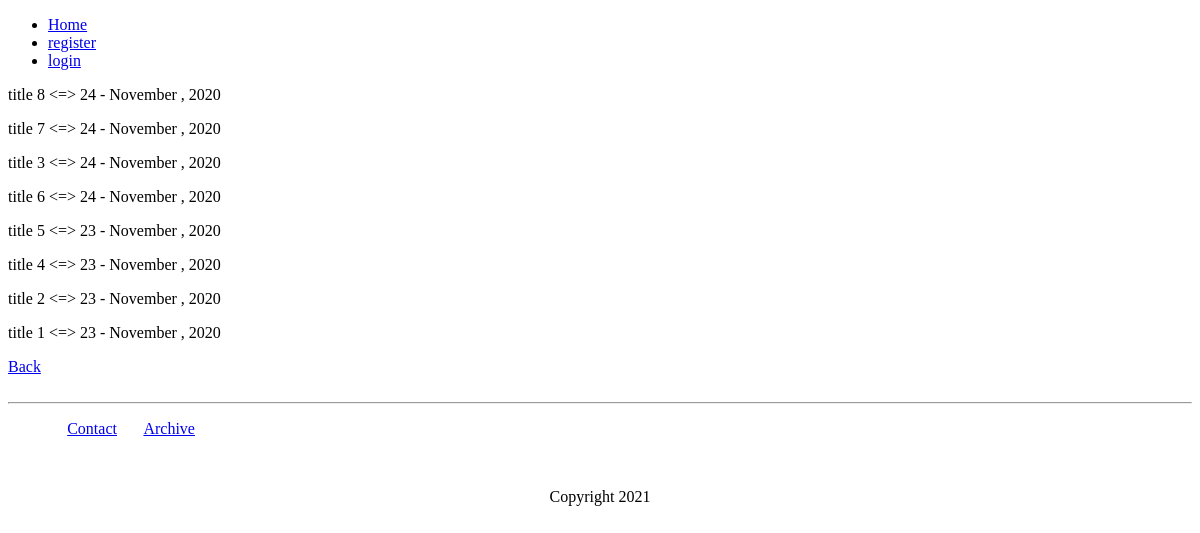
Before: /archive/ with the older database file.
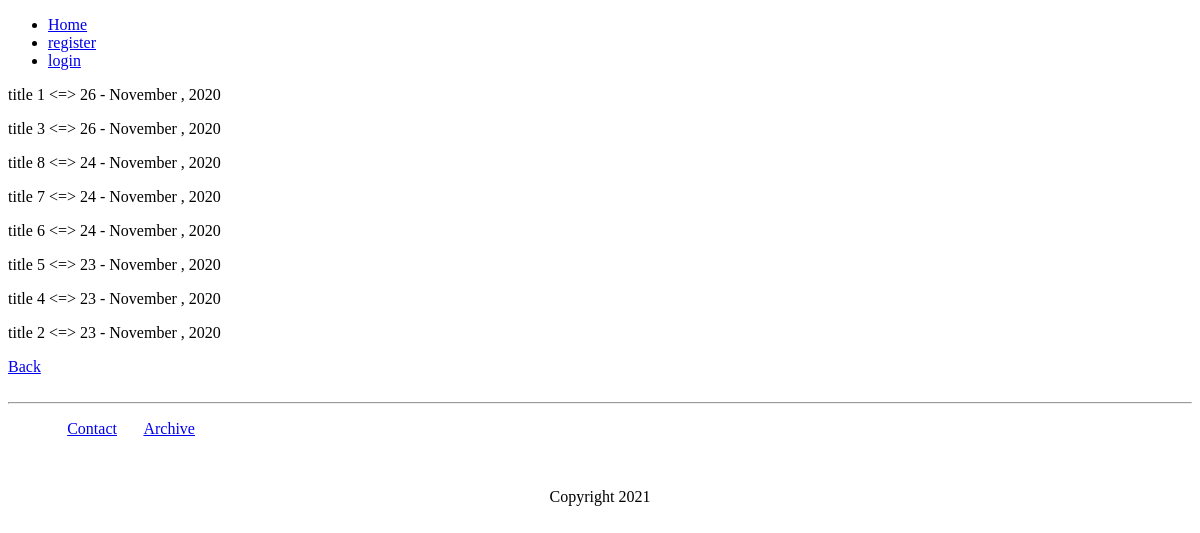
After: the same page with the newer database file.
### core/models.py (models this page shows, shortened)
class Blog(models.Model):
    blog_title     = models.CharField(max_length=350, verbose_name='Title', unique=True)
    blog_slug      = models.SlugField(max_length=350)
    blog_title_tag = models.CharField(max_length=350, verbose_name='Title Tag')
    blog_body      = models.TextField(verbose_name='Body')
    blog_author   = models.ForeignKey(User, on_delete=models.SET_NULL, blank=True, null=True, verbose_name='Author')
    blog_category = models.ForeignKey(Category, on_delete=models.CASCADE, default=1)
    blog_like     = models.ManyToManyField(User, related_name='blog_like')
    blog_published = models.DateTimeField(auto_now_add=True)
    blog_updated   = models.DateTimeField(auto_now=True)
    class Meta:
        verbose_name_plural = 'Blogs'
    def is_updated(self):
        state = False
        if self.blog_published == self.blog_updated:
            return self.blog_published
        else:
            return self.blog_updated

### core/views.py (the view)
# urls.py: path('archive/', ArticleIndexView.as_view(template_name='blog-archive.html'), name='blog-archive'),
class ArticleIndexView(ArchiveIndexView):
    model = Blog
    if Blog.blog_published != Blog.blog_updated:
        date_field = 'blog_updated'
    else:
        date_field = 'blog_published'

### templates/blog-archive.html (shortened to what this page needs)
{% extends "base.html" %}
{% block content %}
    {% for object in latest %}
        <p>{{ object.blog_title }} <=> {{ object.is_updated|date:"j - F , Y" }}</p>
    {% endfor %}
    <a href="{% url 'Core:home' %}">Back</a>
{% endblock content %}

### templates/base.html (shortened to what this page needs)
{% load static %}
<!DOCTYPE html>
<html lang="en">
<head>
</head>
<body>
    {% include "includes/navbar.html" %}
    {% block content %}
    {% endblock content %}
    <br><br>
    <hr>
    {% include "includes/footer.html" %}
</body>
</html>

### templates/includes/navbar.html
<nav>
    <ul>
        <li><a href="{% url 'Core:home' %}">Home</a></li>
        {% if request.user.is_authenticated %}
            <li><a href="{% url 'Core:blog-create' %}">Add Blog</a></li>
            <li>Hi {{ request.user.username }}</li>
            <li><a href="{% url 'logout' %}?next={{request.path}}">logout</a></li>
        {% else %}
            <li><a href="{% url 'Members:register' %}">register</a></li>
            <li><a href="{% url 'login' %}?next={{request.path}}">login</a></li>
        {% endif %}
    </ul>
</nav>

### templates/includes/footer.html
<footer>
    <p style="margin-left: 5%">
        <a href="{% url 'Core:contact' %}">Contact</a>
        <a style='margin-left: 2%' href="{% url 'Core:blog-archive' %}">Archive</a>
    </p>
    <br>
    <p style="text-align: center;">
        {% now "Y" as current_year %}
        Copyright {{ current_year }}
    </p>
</footer>

Changed rows visible on the page:
changed Blog "title 1": is_updated "23 - November , 2020" → "26 - November , 2020"; moves up the list
changed Blog "title 3": is_updated "24 - November , 2020" → "26 - November , 2020"; moves up the list
